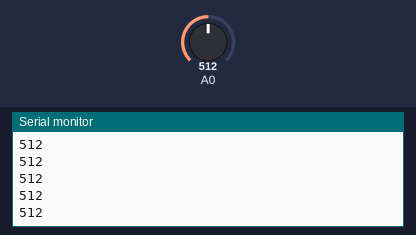
Recording of a sketch running on a simulated Arduino Uno, built with avr-gcc and run on an emulated ATmega328P. On the bench: the last lines printed to the serial monitor. The inputs (shaded band) are chosen by the test bench; at power-on: A0 = 512.

Above: at 1.2 s.
1.3 s: A0 set to 716
At 1.68 s:
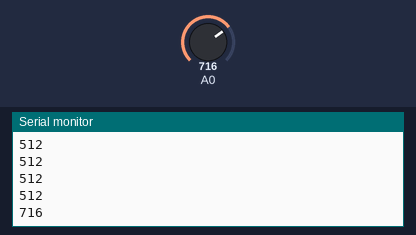
2.8 s: A0 set to 900
At 2.93 s:
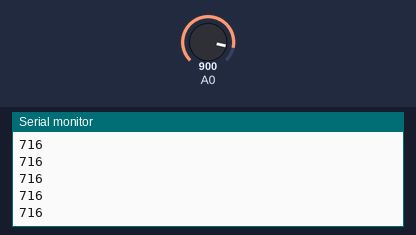
Timing chart, 0 to 5.8 s (numbered marks = the images above; inputs shaded):
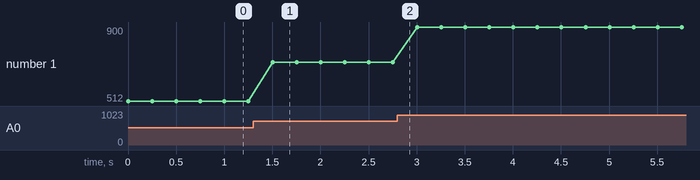

Measured:
- after the input at 1.3 s, the serial monitor: prints a new line after 0.20 s (image 1)
- plotted number 1: 512 → 716 after the input at 1.3 s, 716 → 900 after the input at 2.8 s

The sketch:

SKETCH9B.ino
```cpp
int avalue;
void setup()
{
  Serial.begin(9600);
}

void loop()
{
  avalue = analogRead(A0);
  Serial.println(avalue,DEC);
  delay(250);
}
```
